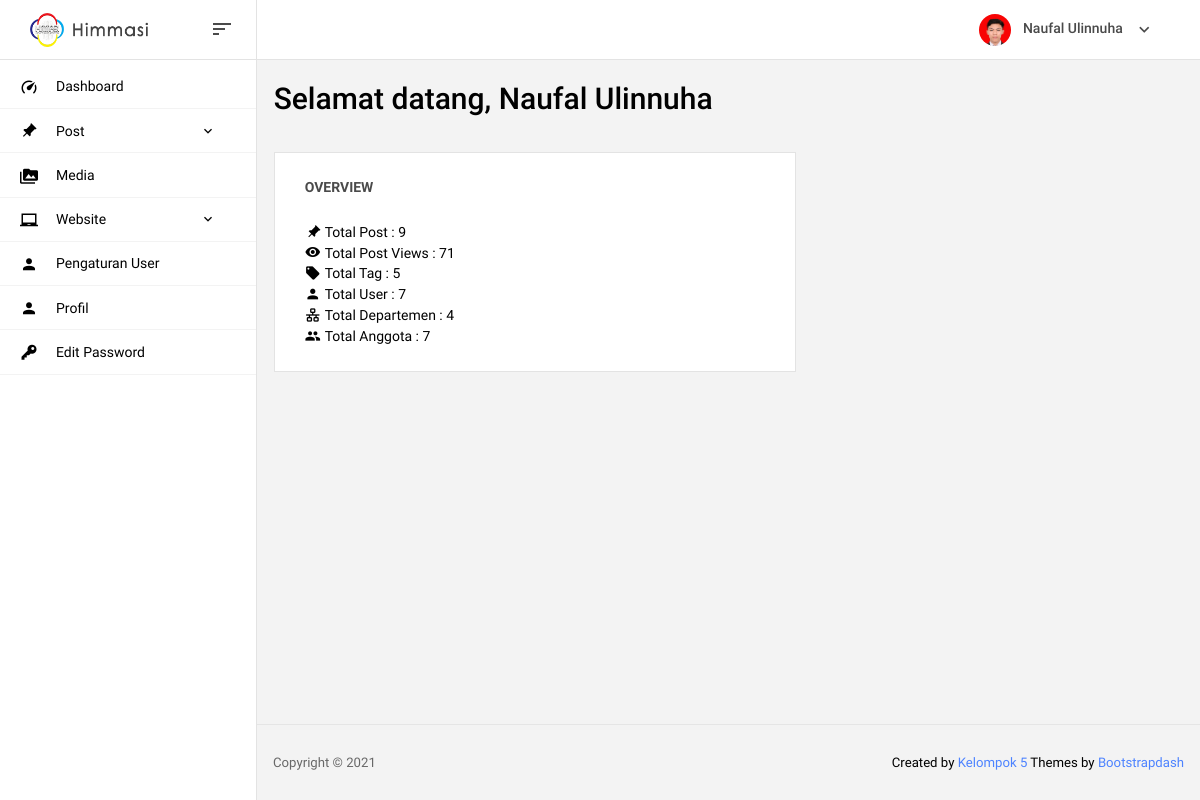
The app's page /admin/dashboard (signed in) with its own data.
### tables this page shows
CREATE TABLE `user` (
  `id_user` int(11) NOT NULL,
  `nama` varchar(100) NOT NULL,
  `username` varchar(50) NOT NULL,
  `password` varchar(50) NOT NULL,
  `level` varchar(50) NOT NULL,
  `jabatan` varchar(50) NOT NULL,
  `foto` varchar(50) NOT NULL
);

### admin/includes/session.php (called while the page is built, shortened)
<?php
	$id_user = $_SESSION['id_user'];
	$query = mysqli_query($koneksi,"SELECT `username`, `nama`, `foto` FROM `user` WHERE `id_user` = $id_user");
  	while($data = mysqli_fetch_row($query)){
    	$nama     = $data[1];
    	$foto     = $data[2];
  	}
?>

### admin/page/dashboard.php (the view, shortened to what this page needs)
<section class="row">
  <div class="col-md-12 grid-margin">
    <div class="d-flex justify-content-between flex-wrap">
      <div class="d-flex align-items-end flex-wrap">
        <div class="mr-md-3 mr-xl-5">
          <h2>Selamat datang, <?= $nama ?></h2>
        </div>
      </div>
    </div>
  </div>
</section>
<section class="row">
  <div class="col-md-7 grid-margin stretch-card">
    <div class="card">
      <div class="card-body">
        <p class="card-title">Overview</p>
        <div class="d-flex flex-row align-items-center">
          <i class="mdi mdi-pin" style="transform: rotate(45deg);"></i>
          <p class="mb-0 ml-1">Total Post : <?= mysqli_num_rows(mysqli_query($koneksi, "SELECT * FROM `post`")) ?></p>
        </div>
        <?php
        	$views=0;
        	$query = mysqli_query($koneksi,"SELECT * FROM `post`");
        	while($data = mysqli_fetch_array($query)){ $views += $data["views"]; }
        ?>
        <div class="d-flex flex-row align-items-center">
          <i class="mdi mdi-eye"></i>
          <p class="mb-0 ml-1">Total Post Views : <?= $views ?></p>
        </div>
        <div class="d-flex flex-row align-items-center">
          <i class="mdi mdi-tag"></i>
          <p class="mb-0 ml-1">Total Tag : <?= mysqli_num_rows(mysqli_query($koneksi, "SELECT * FROM `tag`")) ?></p>
        </div>
        <div class="d-flex flex-row align-items-center">
          <i class="mdi mdi-account"></i>
          <p class="mb-0 ml-1">Total User : <?= mysqli_num_rows(mysqli_query($koneksi, "SELECT * FROM `user`")) ?></p>
        </div>
        <div class="d-flex flex-row align-items-center">
          <i class="mdi mdi-lan"></i>
          <p class="mb-0 ml-1">Total Departemen : <?= mysqli_num_rows(mysqli_query($koneksi, "SELECT * FROM `departemen`")) ?></p>
        </div>
        <div class="d-flex flex-row align-items-center">
          <i class="mdi mdi-account-multiple"></i>
          <p class="mb-0 ml-1">Total Anggota : <?= mysqli_num_rows(mysqli_query($koneksi, "SELECT * FROM `anggota`")) ?></p>
        </div>
      </div>
    </div>
  </div>
</section>

### admin/includes/navbar.php (shortened to what this page needs)
<nav class="navbar col-lg-12 col-12 p-0 fixed-top d-flex flex-row">
      <div class="navbar-brand-wrapper d-flex justify-content-center">
        <div class="navbar-brand-inner-wrapper d-flex justify-content-between align-items-center w-100">
          <a class="navbar-brand brand-logo" href="index.php"><img class="of-contain w-100" src="assets/img/logo.png" alt="logo"/></a>
          <button class="navbar-toggler navbar-toggler align-self-center" type="button" data-toggle="minimize">
            <span class="mdi mdi-sort-variant"></span>
          </button>
        </div>
      </div>
      <div class="navbar-menu-wrapper d-flex align-items-center justify-content-end">
        <ul class="navbar-nav navbar-nav-right">
          <li class="nav-item nav-profile dropdown">
            <a class="nav-link dropdown-toggle" href="#" data-toggle="dropdown" id="profileDropdown">
              <img src="assets/img/profil/<?= $foto ?>" class="img-profil" alt="profile"/>
              <span class="nav-profile-name"><?= $nama ?></span>
            </a>
          </li>
        </ul>
      </div>
    </nav>

### admin/includes/head.php (style rules this page uses)
p { margin: 0px }
.of-contain { object-fit: contain; }
.img-profil { object-fit: cover; object-position: top }
.card { border: 1px solid #e3e3e3; }

### records on screen
user: foto (picture), nama "Naufal Ulinnuha"

### other values on screen
mysqli_num_rows(mysqli_query($koneksi, "SELECT * FROM `post`")) "9"
$views "71"
mysqli_num_rows(mysqli_query($koneksi, "SELECT * FROM `tag`")) "5"
mysqli_num_rows(mysqli_query($koneksi, "SELECT * FROM `user`")) "7"
mysqli_num_rows(mysqli_query($koneksi, "SELECT * FROM `departemen`")) "4"
mysqli_num_rows(mysqli_query($koneksi, "SELECT * FROM `anggota`")) "7"
